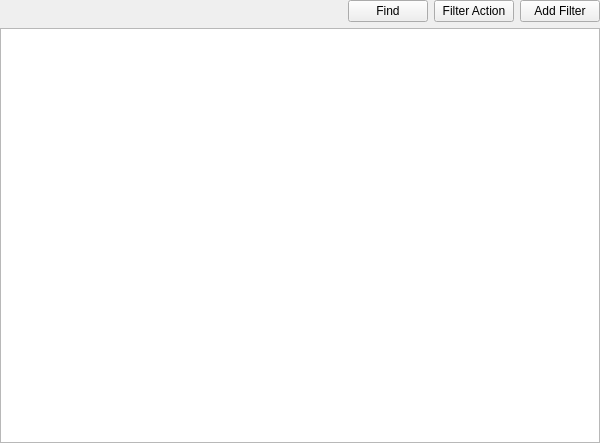
<?xml version="1.0" encoding="UTF-8"?>
<ui version="4.0">
 <class>RightPanel</class>
 <widget class="QWidget" name="RightPanel">
  <property name="geometry">
   <rect>
    <x>0</x>
    <y>0</y>
    <width>600</width>
    <height>443</height>
   </rect>
  </property>
  <property name="windowTitle">
   <string>Form</string>
  </property>
  <layout class="QVBoxLayout" name="verticalLayout">
   <property name="margin">
    <number>0</number>
   </property>
   <item>
    <layout class="QHBoxLayout" name="horizontalLayout">
     <item>
      <spacer name="horizontalSpacer">
       <property name="orientation">
        <enum>Qt::Horizontal</enum>
       </property>
       <property name="sizeHint" stdset="0">
        <size>
         <width>40</width>
         <height>20</height>
        </size>
       </property>
      </spacer>
     </item>
     <item>
      <widget class="QPushButton" name="find">
       <property name="text">
        <string>Find</string>
       </property>
       <property name="shortcut">
        <string>Ctrl+F</string>
       </property>
      </widget>
     </item>
     <item>
      <widget class="QPushButton" name="filterAction">
       <property name="text">
        <string>Filter Action</string>
       </property>
      </widget>
     </item>
     <item>
      <widget class="QPushButton" name="addFilter">
       <property name="text">
        <string>Add Filter</string>
       </property>
      </widget>
     </item>
    </layout>
   </item>
   <item>
    <widget class="adblock_dash::setting_dialog::FilterListView" name="filterList">
     <property name="selectionMode">
      <enum>QAbstractItemView::ExtendedSelection</enum>
     </property>
     <property name="selectionBehavior">
      <enum>QAbstractItemView::SelectRows</enum>
     </property>
     <property name="horizontalScrollMode">
      <enum>QAbstractItemView::ScrollPerPixel</enum>
     </property>
     <property name="showGrid">
      <bool>false</bool>
     </property>
     <property name="wordWrap">
      <bool>false</bool>
     </property>
     <attribute name="horizontalHeaderHighlightSections">
      <bool>false</bool>
     </attribute>
     <attribute name="horizontalHeaderStretchLastSection">
      <bool>true</bool>
     </attribute>
     <attribute name="verticalHeaderVisible">
      <bool>false</bool>
     </attribute>
    </widget>
   </item>
  </layout>
 </widget>
 <customwidgets>
  <customwidget>
   <class>adblock_dash::setting_dialog::FilterListView</class>
   <extends>QTableView</extends>
   <header>filter_list_view.hpp</header>
  </customwidget>
 </customwidgets>
 <resources/>
 <connections/>
</ui>
